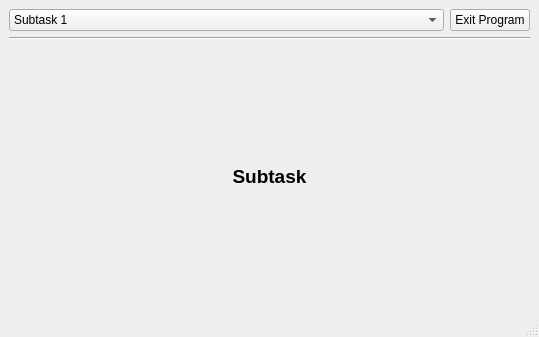
<?xml version="1.0" encoding="UTF-8"?>
<ui version="4.0">
 <class>MainWindow</class>
 <widget class="QMainWindow" name="MainWindow">
  <property name="geometry">
   <rect>
    <x>0</x>
    <y>0</y>
    <width>539</width>
    <height>337</height>
   </rect>
  </property>
  <property name="windowTitle">
   <string>MainWindow</string>
  </property>
  <widget class="QWidget" name="centralwidget">
   <layout class="QGridLayout" name="gridLayout">
    <item row="3" column="0">
     <widget class="QWidget" name="subtaskWidget" native="true">
      <layout class="QVBoxLayout" name="verticalLayout_2">
       <item>
        <widget class="QLabel" name="subtaskLabel">
         <property name="sizePolicy">
          <sizepolicy hsizetype="Preferred" vsizetype="Expanding">
           <horstretch>0</horstretch>
           <verstretch>0</verstretch>
          </sizepolicy>
         </property>
         <property name="font">
          <font>
           <pointsize>14</pointsize>
           <weight>75</weight>
           <bold>true</bold>
          </font>
         </property>
         <property name="text">
          <string>Subtask</string>
         </property>
         <property name="alignment">
          <set>Qt::AlignCenter</set>
         </property>
        </widget>
       </item>
      </layout>
     </widget>
    </item>
    <item row="2" column="0">
     <widget class="Line" name="line">
      <property name="orientation">
       <enum>Qt::Horizontal</enum>
      </property>
     </widget>
    </item>
    <item row="1" column="0">
     <layout class="QHBoxLayout" name="horizontalLayout">
      <property name="sizeConstraint">
       <enum>QLayout::SetDefaultConstraint</enum>
      </property>
      <item>
       <widget class="QComboBox" name="menuBox">
        <item>
         <property name="text">
          <string>Subtask 1</string>
         </property>
        </item>
        <item>
         <property name="text">
          <string>Subtask 2</string>
         </property>
        </item>
        <item>
         <property name="text">
          <string>Subtask 3</string>
         </property>
        </item>
        <item>
         <property name="text">
          <string>Subtask 4</string>
         </property>
        </item>
       </widget>
      </item>
      <item>
       <widget class="QPushButton" name="exitButton">
        <property name="sizePolicy">
         <sizepolicy hsizetype="Maximum" vsizetype="Fixed">
          <horstretch>0</horstretch>
          <verstretch>0</verstretch>
         </sizepolicy>
        </property>
        <property name="text">
         <string>Exit Program</string>
        </property>
       </widget>
      </item>
     </layout>
    </item>
   </layout>
  </widget>
  <widget class="QStatusBar" name="statusbar"/>
 </widget>
 <resources/>
 <connections/>
</ui>
